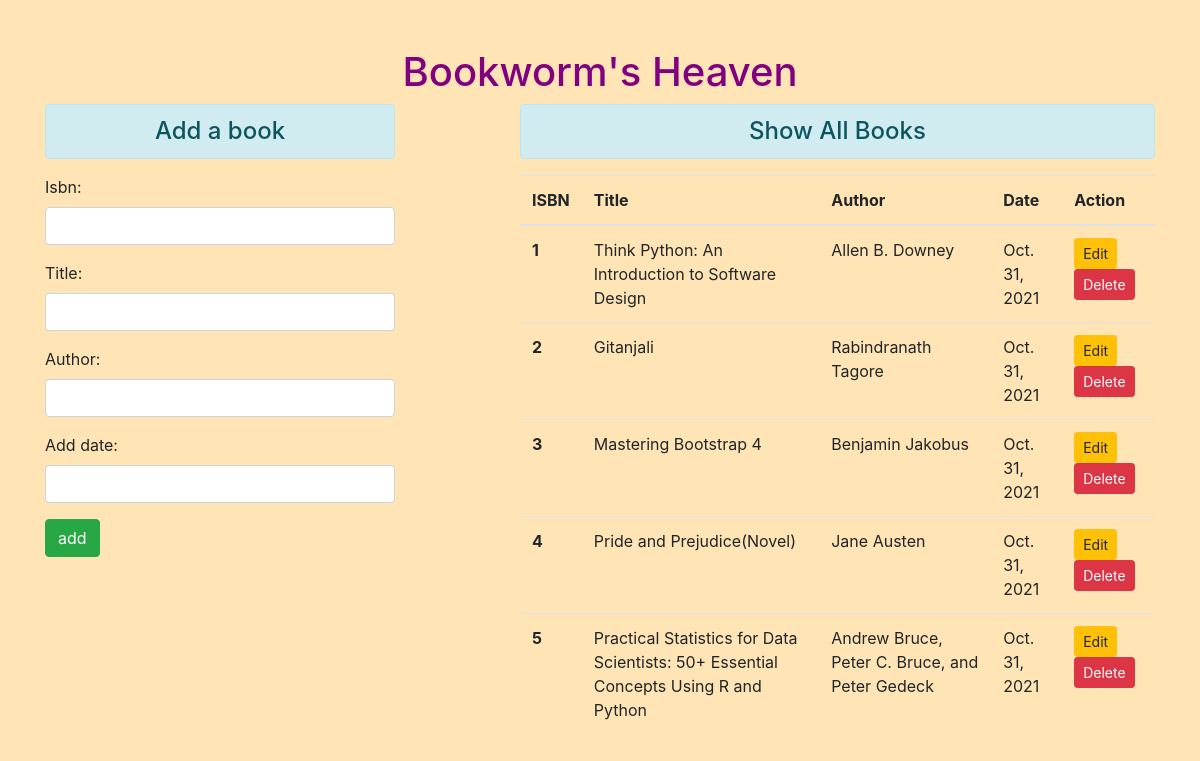
Page /library_app/ on the committed database.
### library_app/models.py (models this page shows)
class Book(models.Model):
    isbn=models.CharField(max_length=13,primary_key=True)
    title=models.CharField(max_length=200)
    author = models.CharField(max_length=100)
    add_date=models.DateField()

### library_app/views.py (the view)
# urls.py: path('', views.add_show_books, name='AddandShow'),
def add_show_books(request):
    if request.method =='POST':
        fm = BookForm(request.POST)
        if fm.is_valid():
            isbn = fm.cleaned_data['isbn']
            title = fm.cleaned_data['title']
            author = fm.cleaned_data['author']
            add_date = fm.cleaned_data['add_date']
            reg = Book(isbn=isbn,title=title,author=author,add_date=add_date)
            reg.save()
            fm = BookForm()
    else:
        fm = BookForm()
    book_all=Book.objects.all()
    return render(request,'library_app/addandshow.html',{'form':fm,'boo':book_all})

### library_app/forms.py
class BookForm(forms.ModelForm):
    class Meta:
        model = Book
        fields = ['isbn', 'title','author','add_date']
        widgets ={
            'isbn' : forms.NumberInput(attrs={'class':'form-control'}),
            'title' : forms.TextInput(attrs={'class':'form-control'}),
            'author' : forms.TextInput(attrs={'class':'form-control'}),
            'add_date' : forms.DateInput(attrs={'class':'form-control'}),
        }

### library_app/templates/library_app/addandshow.html (shortened to what this page needs)
{% extends 'library_app/bookbase.html' %}
{% block content %}
<div class="row">
    <div class="col-sm-4">
        <h4 class="text-center alert alert-info"> Add a book</h4>
<form action="" method="POST">
    {{form.as_p}}
    <input type="submit" class="btn btn-success" value="add">
</form>
    </div>
    <div class="col-sm-7 offset-1">
        <h4 class="text-center alert alert-info">Show All Books</h4>
        {% if boo %}
            <table class="table table-hover">
              <thead>
                <tr>
                  <th scope="col">ISBN</th>
                  <th scope="col">Title</th>
                  <th scope="col">Author</th>
                  <th scope="col">Date</th>
                  <th scope="col">Action</th>
                </tr>
              </thead>
              <tbody>
                {% for bo in boo%}
                <tr>
                  <th scope="row">{{bo.isbn}}</th>
                  <td>{{bo.title}}</td>
                  <td>{{bo.author}}</td>
                  <td>{{bo.add_date}}</td>
                    <td>
                        <a href="{% url 'update_book' bo.isbn %}" class="btn btn-warning btn-sm">Edit</a>
                        <form action="{% url 'delete_book' bo.isbn %}" method="POST" class="d-inline">{% csrf_token %}
                            <input type="submit" class="btn btn-danger btn-sm" value="Delete">
                        </form>
                    </td>
                </tr>
              {% endfor %}
              </tbody>
            </table>
        {% else %}
         <h4 class="text-center alert alert-info">No records found</h4>
        {%endif%}
    </div>
</div>
{% endblock content %}

### library_app/templates/library_app/bookbase.html (shortened to what this page needs)
<!doctype html>
{% load static %}
<html lang="en">
  <head>
    <link rel="stylesheet" href="{% static 'library_app/css/bootstrap.css' %}">
  </head>
  <body style="background-color:Moccasin;">
  <div class="container mt-5">
    <h1 class="text-center signup-title" style="color:purple;">Bookworm's Heaven</h1>
    {% block content %}
    {% endblock content %}
  </div>
  </body>
</html>

### rows in the picture
Book: isbn "1", title "Think Python: An Introduction to Software Design", author "Allen B. Downey", add_date "Oct. 31, 2021"
Book: isbn "2", title "Gitanjali", author "Rabindranath Tagore", add_date "Oct. 31, 2021"
Book: isbn "3", title "Mastering Bootstrap 4", author "Benjamin Jakobus", add_date "Oct. 31, 2021"
Book: isbn "4", title "Pride and Prejudice(Novel)", author "Jane Austen", add_date "Oct. 31, 2021"
Book: isbn "5", title "Practical Statistics for Data Scientists: 50+ Essential Concepts Using R and Python", author "Andrew Bruce, Peter C. Bruce, and Peter Gedeck", add_date "Oct. 31, 2021"
